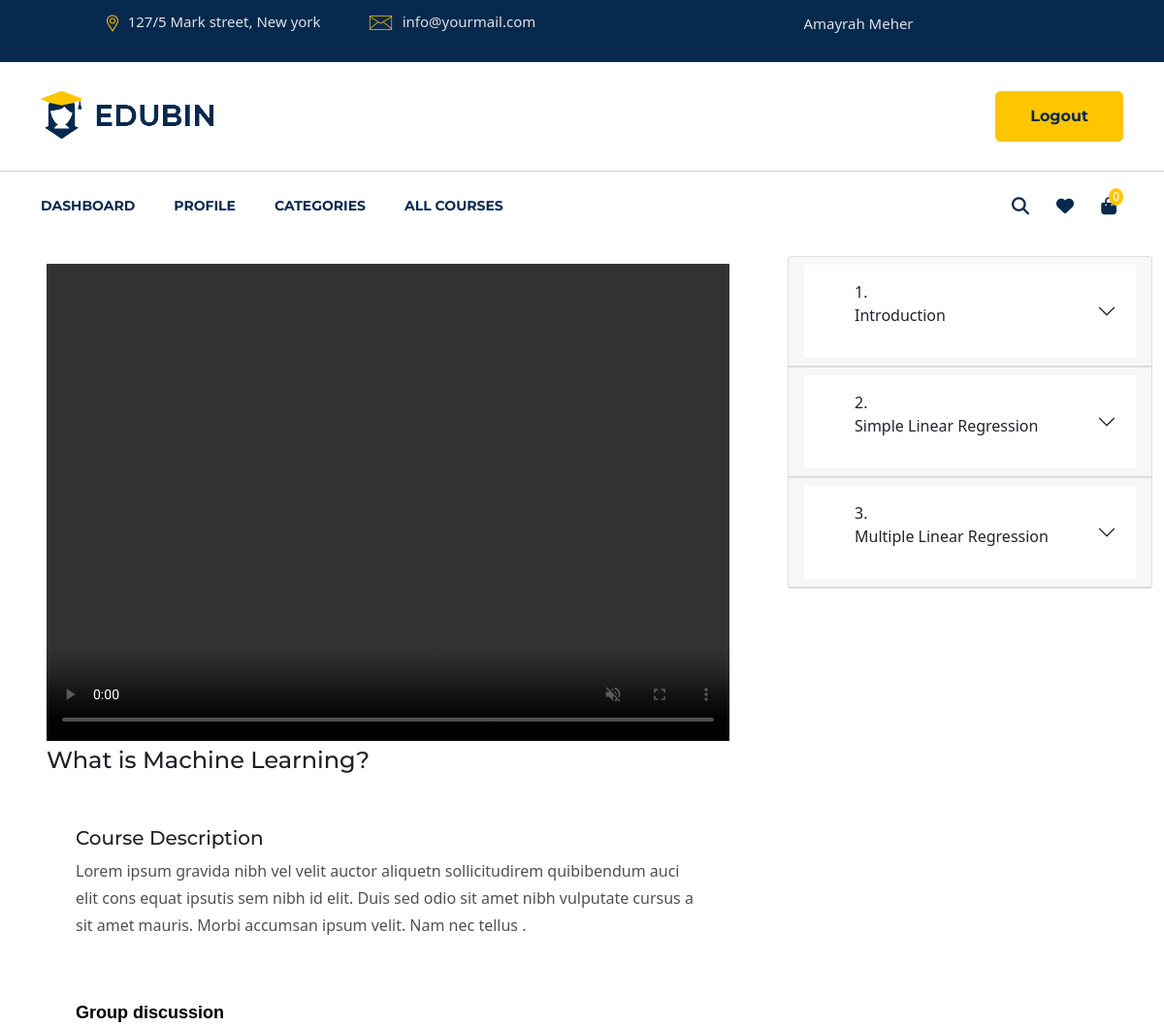
Before: /student/my-course-detail/machine-learning-a-ztm-ai-python-r-chatgpt-bonus-2023 (signed in, upper part) with the older database file.
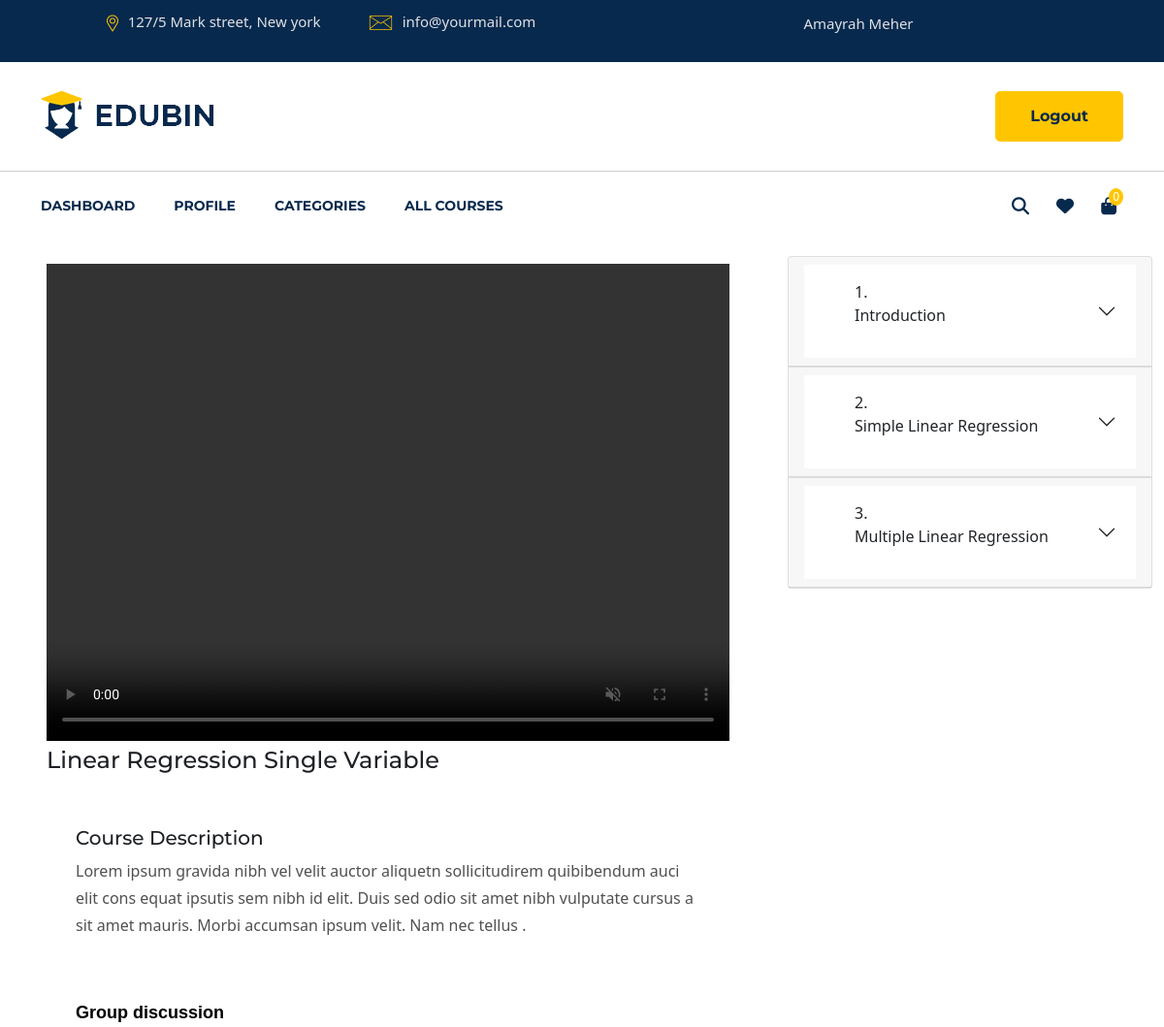
After: the same page with the newer database file.
### student/models.py (models this page shows)
class PlayingVideo(models.Model):
    pause_time = models.FloatField(null=True, blank=True)
    updated_time = models.DateTimeField(auto_now_add=True)
    course = models.ForeignKey(
        "instructor.Course", on_delete=models.CASCADE)
    student = models.ForeignKey(
        Student, on_delete=models.CASCADE)
    lesson = models.ForeignKey(
        "instructor.Lesson", on_delete=models.CASCADE)
    video = models.ForeignKey("instructor.Video", on_delete=models.CASCADE)
    class Meta:
        unique_together = ('course', 'student', 'lesson', 'video')

### instructor/models.py (models this page shows, shortened)
class Video(models.Model):
    title = models.CharField(
        max_length=100)
    video_file = models.FileField(upload_to='videos/', null=True, blank=True,
                                  validators=[FileExtensionValidator(allowed_extensions=['MOV', 'avi', 'mp4', 'webm', 'mkv'])])
    time_duration = models.FloatField(null=True, blank=True)
    upload_date = models.DateTimeField(auto_now_add=True)
    course = models.ForeignKey(
        Course, on_delete=models.CASCADE)
    lesson = models.ForeignKey(
        Lesson, on_delete=models.CASCADE)
    def __str__(self):
        return f"Video - {self.course.title}-{self.lesson.name}:-{self.title}"

### student/views.py (the view)
@login_required
def my_course_detail_view(request, slug):
    context = {}
    course_video = Video.objects.filter(course__slug=slug)
    lessons = Lesson.objects.filter(course__slug=slug)
    watched_video = WatchedVideo.objects.filter(course__slug=slug,student=request.user.student)
    last_played_video = PlayingVideo.objects.filter(course__slug=slug,student=request.user.student).latest('updated_time')
    print(last_played_video.video.video_file.url)
    if not last_played_video:
        last_played_video = None
    context = {
        'videos': course_video,
        'lessons':lessons,
        'watched_video': watched_video,
        'last_played_video':last_played_video
    }
    print(context)
    return render(request,'student/my_course_detail.html', context)

### instructor/models.py (called while the page is built)
    def __str__(self):
        return f"Lesson - {self.name} - {self.course.title}"

### lms_main/templatetags/time_tags.py (called while the page is built)
@register.simple_tag
def time_in_hrs_min_sec(time_in_sec):
    time = str(timedelta(seconds=time_in_sec)).split(".")[0]
    return time

### student/models.py (called while the page is built)
    def __str__(self):
        return f"Watched Video - {self.course.title}-{self.video.title}"

### user/context_processor.py (called while the page is built)
def common_context(request):
    context = {}
    categories = Category.objects.all()
    courses = Course.objects.filter(status='PUBLISH').all()
    context['categories'] = categories
    context['courses'] = courses
    return context

def student_cart_count(request):
    if request.path.startswith('/admin/'):
        return {}
    if request.path.startswith('/instructor/'):
        return {}
    if request.user.is_authenticated:
        no_of_items_cart = Cart.objects.filter(student=request.user.student).count()
        return {'count' : no_of_items_cart }
    return {}

### user/models.py (called while the page is built)
    @property
    def full_name(self):
        return f"{self.first_name} {self.last_name}"

### student/templates/student/my_course_detail.html (shortened to what this page needs)
{% extends 'lms_main/base.html' %}
{% load static %}
{% load course_tags %}
{% load time_tags %}
{% block navbar %}
{% include 'lms_main/components/navbar.html' %}
{% endblock %}
{% block main %}
<div class="container-fluid">
    <div class="row">
        <div class="col-8 px-5 py-2">
            <div class="w-100 h-25 mb-5">
                {% if last_played_video %}
                <video id="videoFrame" preload="preload" width="100%" height="100%" controls muted>
                    <source id="videoSource" src="{{ last_played_video.video.video_file.url }}" type="video/mp4">
                </video>
                <h4>{{ last_played_video.video.title }}</h4>
                {% endif %}
            </div>
            <div class="overview-description">
                <div class="singel-description pt-40">
                    <h5>Course Description</h5>
                    <p>Lorem ipsum gravida nibh vel velit auctor aliquetn sollicitudirem quibibendum auci elit cons equat ipsutis
                        sem nibh id elit. Duis sed odio sit amet nibh vulputate cursus a sit amet mauris. Morbi accumsan ipsum
                        velit. Nam nec tellus .</p>
                </div>
            </div>
            <div class="reviews-cont">
                <div class="title">
                    <h6>Group discussion</h6>
                </div>
            </div>
        </div>
        <div class="col-4">
            <div class="accordion" id="accordionExample">
                {% for lesson in lessons %}
                <div class="card">
                    <div class="card-header" id="headingOne">
                        <a href="#" class="accordion-button collapsed" data-toggle="collapse" data-target="#id{{lesson.id}}"
                            aria-expanded="true" aria-controls="collapseOne">
                            <ul>
                                <li><span class="lecture">{{forloop.counter}}.&nbsp;</span></li>
                                <li>
                                    <span class="head">{{lesson.name}}</span>
                                </li>
                            </ul>
                        </a>
                    </div>
                </div>
                {% endfor %}
            </div>
        </div>
    </div>
</div>
{% endblock %}

Changed rows visible on the page:
no longer on this page (row edited): PlayingVideo: video "What is Machine Learning?"
added PlayingVideo: video "Linear Regression Single Variable"
